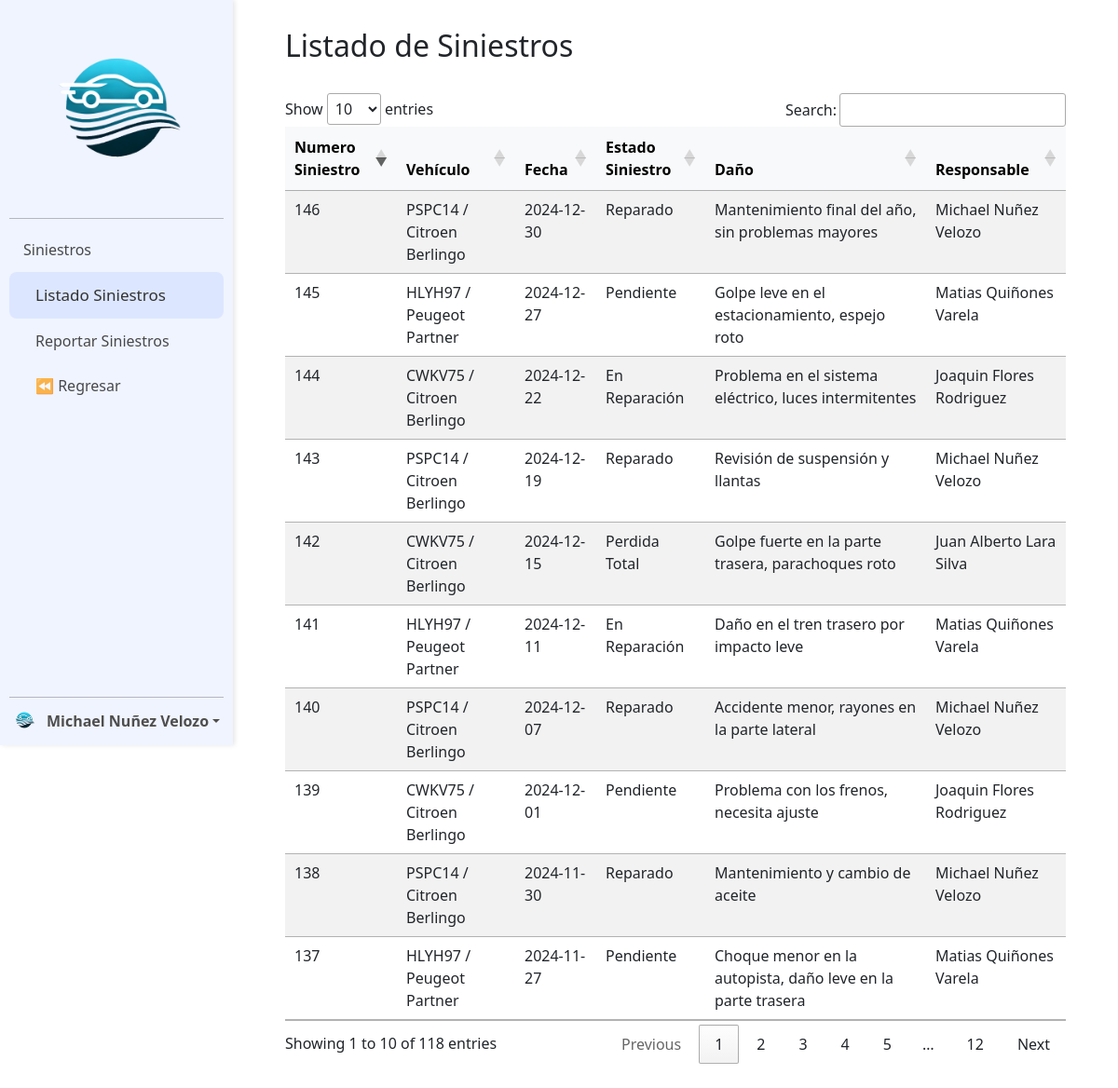
Screenshot of /Modulo_Flota/siniestros/tabla_siniestro.php (signed in) with the database file from the repository.
### tables this page shows
CREATE TABLE `siniestro` (
  `id_siniestro` int(11) NOT NULL AUTO_INCREMENT,
  `patente` varchar(8) DEFAULT NULL,
  `fecha` date DEFAULT NULL,
  `id_tipo_siniestro` int(11) DEFAULT NULL,
  `daño` text DEFAULT NULL,
  `rut` varchar(15) DEFAULT NULL,
  PRIMARY KEY (`id_siniestro`),
  KEY `fk_siniestro_vehiculo_new` (`patente`),
  KEY `fk_siniestro_tipo_siniestro_new` (`id_tipo_siniestro`),
  KEY `fk_siniestro_usuario_new` (`rut`),
  CONSTRAINT `fk_siniestro_tipo_siniestro_new` FOREIGN KEY (`id_tipo_siniestro`) REFERENCES `tipo_siniestro` (`id_tipo_siniestro`) ON DELETE SET NULL ON UPDATE CASCADE,
  CONSTRAINT `fk_siniestro_usuario_new` FOREIGN KEY (`rut`) REFERENCES `usuario` (`rut`) ON DELETE SET NULL ON UPDATE CASCADE,
  CONSTRAINT `fk_siniestro_vehiculo_new` FOREIGN KEY (`patente`) REFERENCES `vehiculo` (`patente`) ON DELETE CASCADE ON UPDATE CASCADE
);

CREATE TABLE `vehiculo` (
  `patente` varchar(8) NOT NULL,
  `marca` varchar(20) DEFAULT NULL,
  `modelo` varchar(20) DEFAULT NULL,
  `año` int(11) DEFAULT NULL,
  `km_actual` int(11) DEFAULT NULL,
  `fecha_revision_tecnica` date DEFAULT NULL,
  `rut` varchar(15) DEFAULT NULL,
  `activo` varchar(2) DEFAULT NULL,
  PRIMARY KEY (`patente`),
  KEY `fk_vehiculo_usuario` (`rut`),
  CONSTRAINT `fk_vehiculo_usuario` FOREIGN KEY (`rut`) REFERENCES `usuario` (`rut`) ON DELETE SET NULL ON UPDATE CASCADE
);

CREATE TABLE `tipo_siniestro` (
  `id_tipo_siniestro` int(11) NOT NULL AUTO_INCREMENT,
  `estado` varchar(15) DEFAULT NULL,
  PRIMARY KEY (`id_tipo_siniestro`)
);

CREATE TABLE `usuario` (
  `rut` varchar(15) NOT NULL,
  `nombre` varchar(45) DEFAULT NULL,
  `Usuario` varchar(20) DEFAULT NULL,
  `clave` varchar(64) DEFAULT NULL,
  `fecha_ingreso` date DEFAULT NULL,
  `Id_Rol` int(11) DEFAULT NULL,
  `id_cargo` int(11) DEFAULT NULL,
  `supervisor` varchar(15) DEFAULT NULL,
  PRIMARY KEY (`rut`),
  KEY `fk_usuario_roles` (`Id_Rol`),
  KEY `fk_usuario_cargo` (`id_cargo`),
  CONSTRAINT `fk_usuario_cargo` FOREIGN KEY (`id_cargo`) REFERENCES `cargo` (`id_cargo`) ON DELETE SET NULL ON UPDATE CASCADE,
  CONSTRAINT `fk_usuario_roles` FOREIGN KEY (`Id_Rol`) REFERENCES `roles` (`Id_Rol`) ON DELETE SET NULL ON UPDATE CASCADE
);

### Modulo_Flota/siniestros/tabla_siniestro.php (the view, shortened to what this page needs)
<?php
include("../conexion.php");
$sql_tabla_siniestro = "
    SELECT
        s.id_siniestro,
        s.patente,
        v.marca,
        v.modelo,
        s.fecha,
        ts.estado AS tipo_siniestro_estado,
        s.daño,
        u.nombre AS nombre_usuario
    FROM siniestro s
    LEFT JOIN vehiculo v ON s.patente = v.patente
    LEFT JOIN tipo_siniestro ts ON s.id_tipo_siniestro = ts.id_tipo_siniestro
    LEFT JOIN usuario u ON s.rut = u.rut
    ORDER BY s.id_siniestro DESC";
$resultado = $conexion->query($sql_tabla_siniestro);
?>
<!DOCTYPE html>
<html lang="es" dir="ltr">
<head>
    <link rel="stylesheet" type="text/css" href="../estilos_generales/sidebar.css">
    <link href="https://cdn.jsdelivr.net/npm/bootstrap@5.3.0-alpha3/dist/css/bootstrap.min.css" rel="stylesheet">
    <link href="https://cdnjs.cloudflare.com/ajax/libs/select2/4.0.6-rc.0/css/select2.min.css" rel="stylesheet" />
    <link rel="stylesheet" href="https://cdn.jsdelivr.net/npm/select2-bootstrap-5-theme@1.3.0/dist/select2-bootstrap-5-theme.min.css" />
    <link rel="stylesheet" href="//cdn.datatables.net/1.13.7/css/jquery.dataTables.min.css" />
</head>
<body>
    <nav class="sidebar">
        <div class="cuadricula">
            <a href="">
                <img src="../img/logo.png" alt="Logo" class="logo_Blanco">
            </a>
            <hr class="sidebarHr">
            <a class="elemento" href=""> Siniestros </a>
            <a class="elemento sub activo" href="">Listado Siniestros</a>
            <a class="elemento sub" href="registro_siniestro.php">Reportar Siniestros</a>
            <a class="elemento sub" href="../index.php">⏪ Regresar</a>
        </div>
        <div class="dropdown">
            <hr class="sidebarHr">
            <a href="#" class="d-flex align-items-center text-white text-decoration-none dropdown-toggle" data-bs-toggle="dropdown" aria-expanded="false">
                <img src="../img/logo.png" alt="" width="32" height="32" class="rounded-circle me-2">
                <strong><?php echo isset($_SESSION['nombre']) ? htmlspecialchars($_SESSION['nombre']) : 'Usuario'; ?></strong>
            </a>
        </div>
    </nav>
    <main>
        <div class="content">
            <h2>Listado de Siniestros</h2>
            <br>
            <div class="row mb-3">
                <table id="tabla_siniestros" class="table table-striped">
                    <thead class="table-light">
                        <tr>
                            <th>Numero Siniestro</th>
                            <th>Vehículo</th>
                            <th>Fecha</th>
                            <th>Estado Siniestro</th>
                            <th>Daño</th>
                            <th>Responsable</th>
                        </tr>
                    </thead>
                    <tbody>
                        <?php while ($siniestro = $resultado->fetch_assoc()) : ?>
                            <tr>
                                <td><?= htmlspecialchars($siniestro['id_siniestro']) ?></td>
                                <td><?= htmlspecialchars($siniestro['patente']) . " / " . htmlspecialchars($siniestro['marca']) . " " . htmlspecialchars($siniestro['modelo']) ?></td>
                                <td><?= htmlspecialchars($siniestro['fecha']) ?></td>
                                <td><?= htmlspecialchars($siniestro['tipo_siniestro_estado']) ?></td>
                                <td><?= htmlspecialchars($siniestro['daño']) ?></td>
                                <td><?= htmlspecialchars($siniestro['nombre_usuario']) ?></td>
                            </tr>
                        <?php endwhile; ?>
                    </tbody>
                </table>
            </div>
        </div>
    </main>
</body>
</html>

### Modulo_Flota/estilos_generales/sidebar.css (style rules this page uses)
.sidebar { padding: 10px; width: 250px; background-color: #f0f4ff; position: fixed; height: 100vh; display: flex; flex-direction: column; justify-content: space-between; z-index: 1; overflow-y: auto; transition: all 0.3s ease; box-shadow: 2px 0 5px rgba(0, 0, 0, 0.1); }
img.logo_Blanco { width: 100%; }
.cuadricula a { display: block; color: #000000 !important; padding: 12px 15px 12px 15px; text-decoration: none; transition: 0.3s; border-radius: 8px; }
.sidebar a.elemento { opacity: 0.7; }
.sidebar a.elemento.activo { opacity: 1; font-size: 17px; background-color: #dce6ff; color: #333 !important; }
.sidebar a.sub { padding-left: 28px; }
.content { margin-left: 250px; padding-top: 30px !important; padding-left: 56px !important; padding-right: 56px !important; padding-bottom: 10px !important; transition: margin-left 0.3s ease; }
hr.sidebarHr { position: relative !important; margin-top: 0px !important; margin-bottom: 9px !important; color: #020202 !important; }
.dropdown a { color: #4e4e4e !important; }

### rows the page displays
siniestro: id_siniestro "146", patente "PSPC14", patente.marca "Citroen", patente.modelo "Berlingo", fecha "2024-12-30", id_tipo_siniestro.estado "Reparado", daño "Mantenimiento final del año, sin problemas mayores", rut.nombre "Michael Nuñez Velozo"
siniestro: id_siniestro "145", patente "HLYH97", patente.marca "Peugeot", patente.modelo "Partner", fecha "2024-12-27", id_tipo_siniestro.estado "Pendiente", daño "Golpe leve en el estacionamiento, espejo roto", rut.nombre "Matias Quiñones Varela"
siniestro: id_siniestro "144", patente "CWKV75", patente.marca "Citroen", patente.modelo "Berlingo", fecha "2024-12-22", id_tipo_siniestro.estado "En Reparación", daño "Problema en el sistema eléctrico, luces intermitentes", rut.nombre "Joaquin Flores Rodriguez"
siniestro: id_siniestro "143", patente "PSPC14", patente.marca "Citroen", patente.modelo "Berlingo", fecha "2024-12-19", id_tipo_siniestro.estado "Reparado", daño "Revisión de suspensión y llantas", rut.nombre "Michael Nuñez Velozo"
siniestro: id_siniestro "142", patente "CWKV75", patente.marca "Citroen", patente.modelo "Berlingo", fecha "2024-12-15", id_tipo_siniestro.estado "Perdida Total", daño "Golpe fuerte en la parte trasera, parachoques roto", rut.nombre "Juan Alberto Lara Silva"
siniestro: id_siniestro "141", patente "HLYH97", patente.marca "Peugeot", patente.modelo "Partner", fecha "2024-12-11", id_tipo_siniestro.estado "En Reparación", daño "Daño en el tren trasero por impacto leve", rut.nombre "Matias Quiñones Varela"
siniestro: id_siniestro "140", patente "PSPC14", patente.marca "Citroen", patente.modelo "Berlingo", fecha "2024-12-07", id_tipo_siniestro.estado "Reparado", daño "Accidente menor, rayones en la parte lateral", rut.nombre "Michael Nuñez Velozo"
siniestro: id_siniestro "139", patente "CWKV75", patente.marca "Citroen", patente.modelo "Berlingo", fecha "2024-12-01", id_tipo_siniestro.estado "Pendiente", daño "Problema con los frenos, necesita ajuste", rut.nombre "Joaquin Flores Rodriguez"
siniestro: id_siniestro "138", patente "PSPC14", patente.marca "Citroen", patente.modelo "Berlingo", fecha "2024-11-30", id_tipo_siniestro.estado "Reparado", daño "Mantenimiento y cambio de aceite", rut.nombre "Michael Nuñez Velozo"
siniestro: id_siniestro "137", patente "HLYH97", patente.marca "Peugeot", patente.modelo "Partner", fecha "2024-11-27", id_tipo_siniestro.estado "Pendiente", daño "Choque menor en la autopista, daño leve en la parte trasera", rut.nombre "Matias Quiñones Varela"

### other values shown
$_SESSION['nombre'] "Michael Nuñez Velozo"
